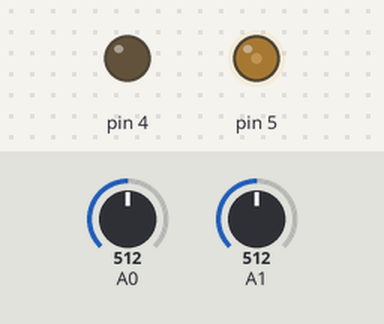
Recording of a sketch running on a simulated Arduino Uno, built with avr-gcc and run on an emulated ATmega328P. Parts: output pins drawn as LEDs (lit = HIGH). The test bench sets the inputs (shaded band); at power-on: A0 = 512, A1 = 512.

Above: at 1.2 s.
1.3 s: A0 set to 716
At 2.0 s:
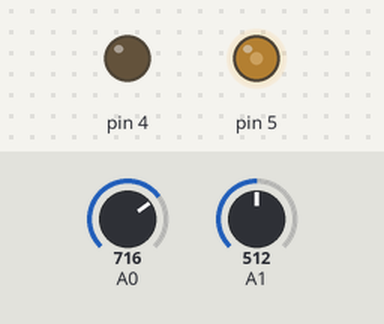
2.8 s: A1 set to 900
At 3.1 s:
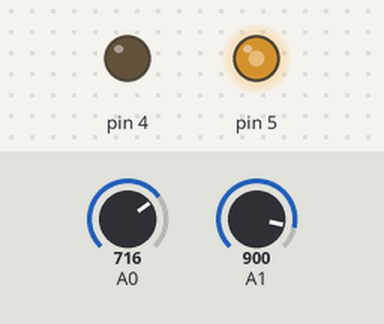
4.3 s: A0 set to 900
At 5.5 s:
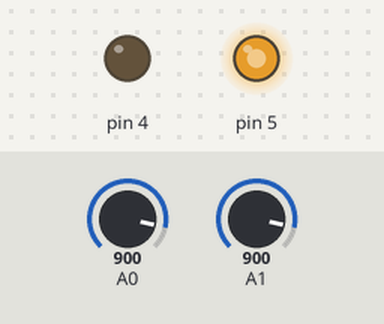
5.8 s: A1 set to 306
At 6.6 s:
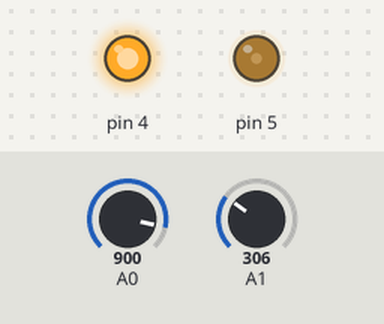
7.3 s: A1 set to 122
8.8 s: A0 set to 599
At 10.0 s:
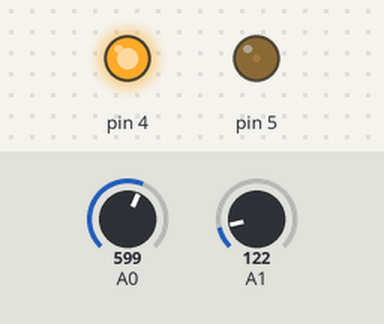
10.3 s: A0 set to 566
At 11.3 s:
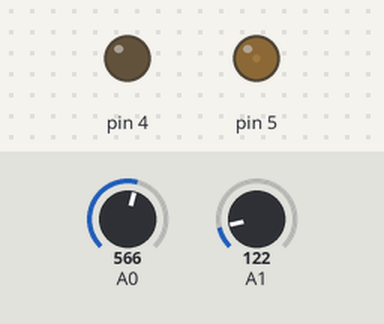
Timing chart, 0 to 12.8 s (numbered marks = the images above; inputs shaded):
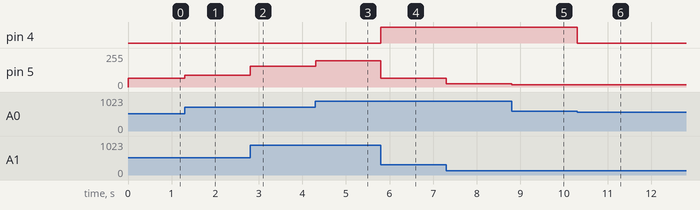

Measured:
- the behaviour switches between 584 and 583 on A0 (found by bisection; images 5 and 6)
- after the input at 1.3 s, pin 5: 64/255 → 89/255 at once
- after the input at 2.8 s, pin 5: 89/255 → 157/255 at once
- after the input at 4.3 s, pin 5: 157/255 → 198/255 at once
- after the input at 5.8 s, pin 4: LOW → HIGH at once; pin 5: 198/255 → 67/255 at once
- after the input at 7.3 s, pin 5: 67/255 → 26/255 at once
- after the input at 8.8 s, pin 5: 26/255 → 17/255 at once
- after the input at 10.3 s, pin 4: HIGH → LOW at once; pin 5: 17/255 → 16/255 at once

The sketch:

ColorTempFade.ino
```cpp
/*
  Warm to cool fader
  Fades two channels of LEDs, one warm white, one cool white
  Intensity fader fades the whole level down and up.

  Circuit:
        - 10-kilohm potentiometer on pin A0.
        - 10-kilohm potentiometer on pin A1
        - 12V LEDs on pins 4 and 5

  created 19 Jan 2019
  modified 17 June 2019
  by Tom Igoe
*/

void setup() {

}

void loop() {
  // read intensity potentiometer:
  int intensity = analogRead(A0) / 4;
  delay(1);
  // read color temp potentiometer, use it to set ratio of warm to cool:
  int colorTemp = analogRead(A1) / 4;
  // calculate warm and cool values:
  int warm = intensity * ((255 - colorTemp) / 255.0);
  int cool = intensity * (colorTemp / 255.0);
  // PWM the LED channels:
  analogWrite(4, warm);
  analogWrite(5, cool);
}
```
